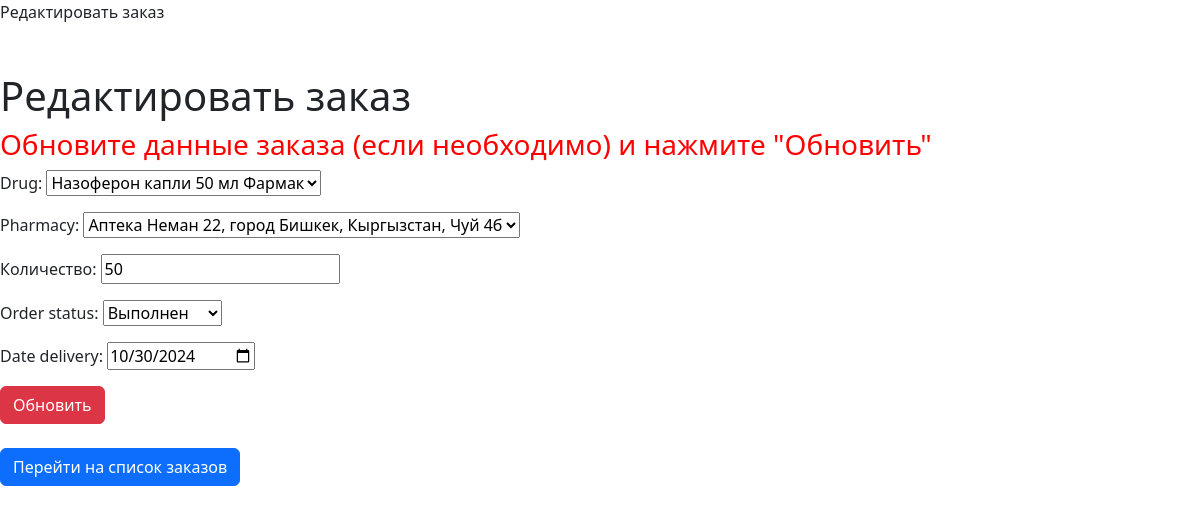
Screenshot of /order_update/7/ with the database file from the repository.
### pharm/models.py (models this page shows, shortened)
class Order(models.Model):
    drug = models.ForeignKey(Drug, on_delete=models.DO_NOTHING)
    date_create = models.DateField(default=datetime.date.today())
    date_delivery = models.DateField(default=datetime.date.today())
    pharmacy = models.ForeignKey(Pharmacy, on_delete=models.DO_NOTHING)
    order_status = models.ForeignKey(OrderStatus, on_delete=models.DO_NOTHING, default=1)
    price = models.DecimalField(max_digits=6, decimal_places=2, verbose_name='Цена товара, сом')
    quantity = models.IntegerField(verbose_name='Количество')
    amount = models.IntegerField(verbose_name='Cумма')
    customer = models.TextField(verbose_name='Покупатель', default='')
    class Meta:
        verbose_name_plural = "Заказы"
        ordering = ['date_create']

class OrderStatus(models.Model):
    order_status = models.CharField(max_length=25, verbose_name="Статус заказа")
    class Meta:
        verbose_name_plural = "Статусы заказа"
        ordering = ['order_status']
    def __str__(self):
        return f'{self.order_status}'

### pharm/views.py (the view)
# urls.py: path('order_update/<int:pk>/', views.order_update, name='order_update'),
def order_update(request, pk):
        order = get_object_or_404(models.Order, pk=pk)
        if request.method == 'POST':
            form = forms.OrderForm(request.POST, request.FILES, instance=order)
            if form.is_valid():
                order = form.save(commit=False)
                product_from_db = get_object_or_404(models.Product, drug=order.drug)
                order.save()
                if smb_to_str(order.order_status) == "Выполнен":
                    product_from_db.amount -= order.quantity
                    product_from_db.save()
                return redirect('orders_list')
        else:
            form = forms.OrderForm(instance=order)
        return render(request, 'order_update.html', {'form': form})

### pharm/forms.py
class OrderForm(forms.ModelForm):
    class Meta:
        model = models.Order
        fields = ['drug',  'pharmacy', 'quantity', 'order_status', 'date_delivery']
        widgets = {
            'drug': forms.Select(),
            'pharmacy': forms.Select(),
            'quantity': forms.NumberInput(),
            'order_status': forms.Select(),
            'date_delivery':forms.DateInput(attrs={'type': 'date', })
        }

### pharm/models.py (called while the page is built)
    def __str__(self):
        return f'{self.counry_name}'

    def __str__(self):
        return f'{self.city_name}, {self.country}'

    def __str__(self):
        return f'{self.corp_name}'

    def __str__(self):
        return f'{self.name} {self.corp}'

    def __str__(self):
        return f'{self.name}, город {self.city}, {self.address}'

### pharm/Templates/order_update.html (shortened to what this page needs)
{% extends 'base.html' %}
{% block content %}
{% block title %}Редактировать заказ
{% endblock title %}
<br><br><br>
<h1>Редактировать заказ</h1>
<h3 style="color: red">Обновите данные заказа (если необходимо) и нажмите "Обновить"</h3>
<form action="{% url 'order_update' form.instance.id %}" method="POST" enctype="multipart/form-data">
    {{ form.as_p }}
    <input type="submit" value="Обновить" class="btn btn-danger">
</form>
<br>
<a href="{% url 'orders_list' %}"  class="btn btn-primary">Перейти на список заказов</a>
{% endblock %}

### pharm/static/pharm/css/styles.css (style rules this page uses)
body { font-family: Arial, sans-serif; background-color: gray; }

### rows the page displays
Order: drug "Назоферон капли 50 мл Фармак", pharmacy "Аптека Неман 22, город Бишкек, Кыргызстан, Чуй 4б", quantity "50", date_delivery "10/30/2024"
OrderStatus: order_status "Выполнен"
